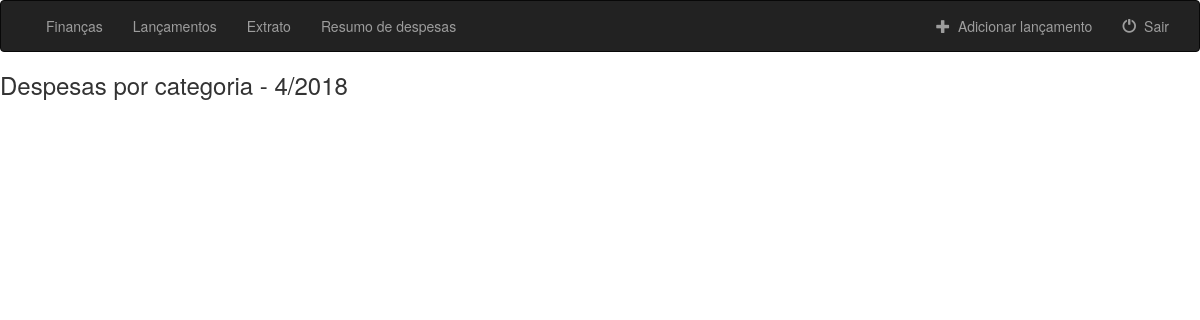
/finances/entries_by_category/ (signed in), run on an earlier commit of the app's database.
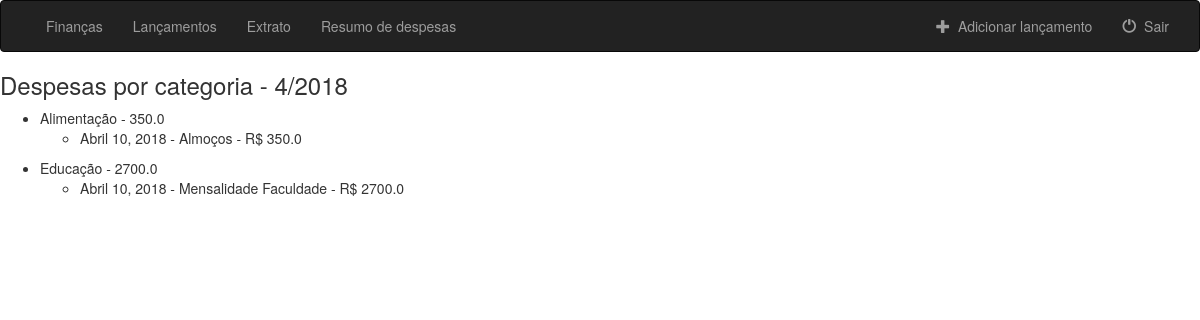
And on a later commit of the database.
### finances/models.py (models this page shows, shortened)
class Category(models.Model):
    INCOME = 'IN'
    EXPENSE = 'EX'
    ENTRY_TYPE_CHOICES = (
        (INCOME, 'INCOME'),
        (EXPENSE, 'EXPENSE'),
    )
    entries_type = models.CharField(
        max_length=2,
        choices=ENTRY_TYPE_CHOICES,
        default= EXPENSE,
    )
    description = models.CharField(max_length=100)

class Entry(models.Model):
    agent = models.ForeignKey(User, on_delete=models.CASCADE)
    category = models.ForeignKey(Category, on_delete=models.CASCADE)
    description = models.CharField(max_length=100)
    amount = models.FloatField()
    entry_date = models.DateField(default=timezone.now)
    objects = EntryManager()

### finances/views.py (the view)
# urls.py: path('entries_by_category/', views.EntriesByCategory.as_view(), name='entries_by_category'),
class EntriesByCategory(LoginRequiredMixin, View):
    template_name = 'finances/entries_by_category.html'
    login_url = "finances:login_user"
    def get(self, request):
        return get_list_entries(request, None, self.template_name)

### finances/models.py (called while the page is built)
    def get_entries(self, user, month, year, limit, entry_type):
        try:
            return self.order_by('entry_date').filter(
                agent=user, category__in=Category.objects.filter(entries_type__in=entry_type),
                entry_date__month=month, entry_date__year=year
                )[:limit]
        except ObjectDoesNotExist:
            return None

    def get_incomes(self, user, month, year, limit):
        return self.get_entries(user, month, year, limit, [('IN')])

    def get_expenses(self, user, month, year, limit):
        return self.get_entries(user, month, year, limit, [('EX')])

    def get_all_entries(self, user, month, year, limit):
        return self.get_entries(user, month, year, limit, [('IN'), ('EX')])

    def get_entries_amount(self, user, entries):
        return entries.aggregate(Sum('amount'))

    def get_amount_expenses_by_category(self, user, month, year, limit):
        expenses = self.get_expenses(user, month, year, limit)
        return expenses.order_by('category__description').values('category__description').annotate(Sum('amount'))

### finances/templatetags/get_sum.py (called while the page is built)
@register.filter
def get_sum(List, i):
    return List[int(i)].get('amount__sum')

### finances/templates/finances/entries_by_category.html (shortened to what this page needs)
{% extends 'finances/base.html' %}
{% load get_sum %}
{% block body %}
<h3>Despesas por categoria - {{current_month}}/{{current_year}}</h3>
{% if entries_by_category %}
    {% for key, values in entries_by_category.items %}
        <ul>
            <li>{{key}} - {{category_amount|get_sum:forloop.counter0}}
                <ul>
                    {% for value in values %}
                        <li>{{value.0}} - {{value.1}} - R$ {{value.2}} </li>
                    {% endfor %}
                </ul>
            </li>
        </ul>
    {% endfor %}
{% endif %}
{% endblock %}

What changed in the data, as far as the page shows it:
added Category: description "Alimentação", counter0 "350.0"
added Entry: value "Abril 10, 2018", description "Almoços", amount "350.0", shown under "Alimentação"
now on this page (row unchanged): Category: description "Educação", counter0 "2700.0"
added Entry: value "Abril 10, 2018", description "Mensalidade Faculdade", amount "2700.0", shown under "Educação"
